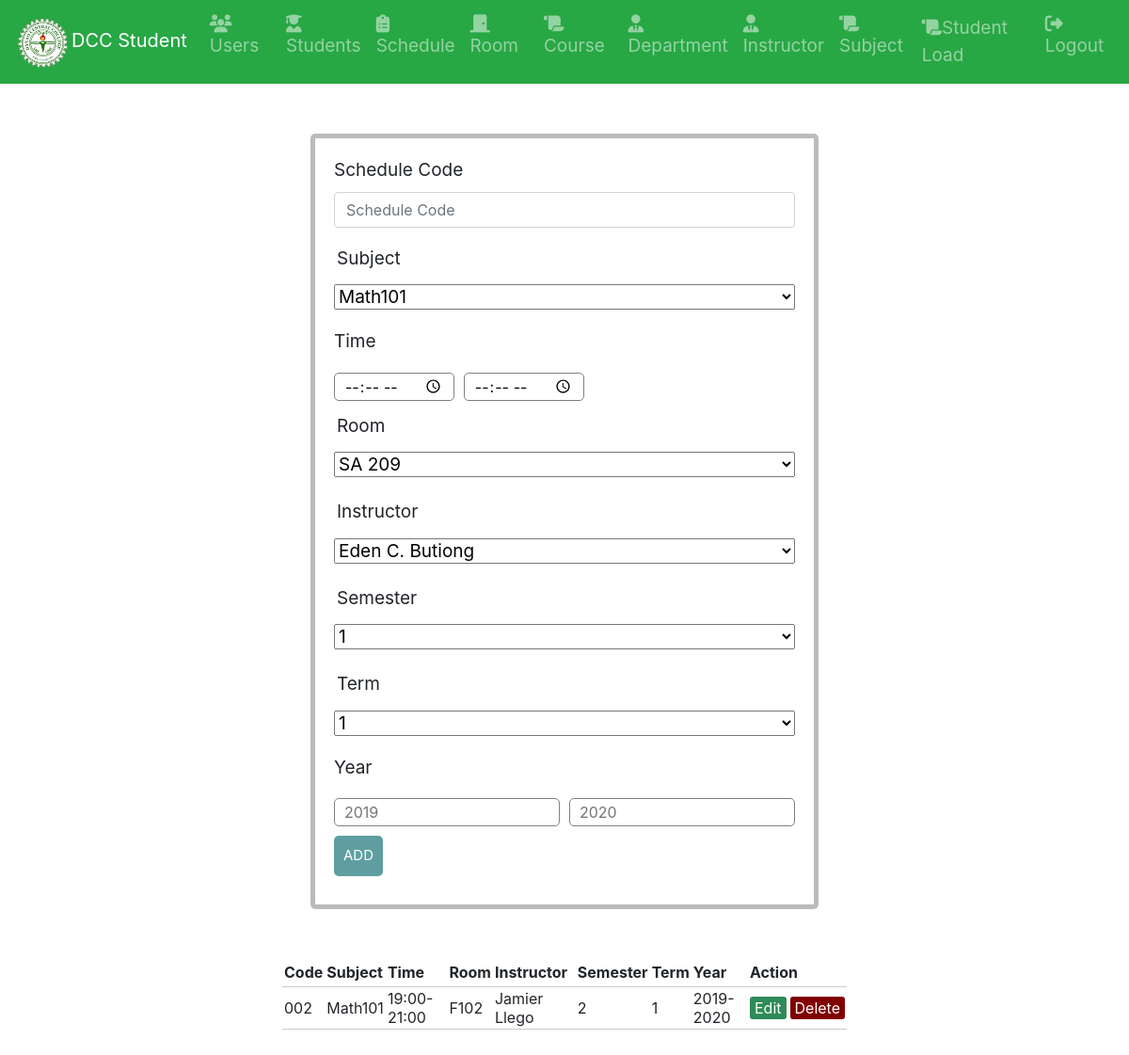
The page /sched.php (signed in) on the database its author committed.
### tables this page shows
CREATE TABLE `Schedule` (
  `ID` int(11) NOT NULL AUTO_INCREMENT,
  `Code` varchar(45) DEFAULT NULL,
  `Subject` varchar(50) DEFAULT NULL,
  `Time` varchar(100) DEFAULT NULL,
  `Room` varchar(50) DEFAULT NULL,
  `Instructor` varchar(50) DEFAULT NULL,
  `Semester` varchar(50) DEFAULT NULL,
  `Term` varchar(50) DEFAULT NULL,
  `Year` varchar(50) DEFAULT NULL,
  PRIMARY KEY (`ID`)
);

### sched.php (the view, shortened to what this page needs)
<?php
include('db.php');
include 'navigation.php';
?>
<!DOCTYPE html>
<html>
    <head>
    <link rel="stylesheet" type="text/css" href="style.css">
    </head>
<body>
<?php
if($_SESSION['user'][4] == 'admin') {
?>
<?php
if(isset($_GET['edit'])) {
	$timee = explode('-', $_GET['Time']);
	$year = explode('-', $_GET['Year']);
	?>
	<form method="post" action="sched.php">
		<div class="form-group">
			<label>Schedule Code</label>
			<input type="text" value="<?php echo $_GET['Code'] ?>" class="form-control" name="schedCode" placeholder="Schedule Code">
		</div>
		<div class="input-group">
			<label>Subject</label>
			<select class="input-group" name="Subject">
                <?php
                $sql = "select * from Subject";
                $result = $conn->query($sql);
                if ($result->num_rows > 0) {
                    while ($row = $result->fetch_assoc()) {
						$subcode = $row['Subject_Code'];
                        ?>
                        <option <?php if ($_GET['Subject'] == $subcode) echo 'selected'; ?>>
                            <?php echo $subcode;?>
                        </option>
                    <?php }} ?>
			</select>
		</div>
		<label>Time </label>
		<div class="input-group">
			<div class="form-row">
				<div class="col">
					<input type="time" name="TimeFrom" value="<?php echo $timee[0] ?>">
				</div>
				<div class="col">
					<input type="time" name="TimeTo" value="<?php echo $timee[1] ?>">
				</div>
			</div>
		</div>
        <div class="input-group">
			<label>Room</label>
			<select class="input-group" name="Room" id="exampleFormControlSelect1" value="<?php echo $_POST['gender']?>">
                <?php
                $sql = "select * from Room";
                $result = $conn->query($sql);
                if ($result->num_rows > 0) {
                    while ($row = $result->fetch_assoc()) {
						$roomname = $row['Room_Name'];
                        ?>
                        <option <?php if ($_GET['Room'] == $roomname) echo 'selected'; ?>>
                            <?php echo $roomname;?>
                        </option>
                    <?php }} ?>
                </select>
		</div>
		<div class="input-group">
			<label>Instructor</label>
			<input type="text" name="Instructor" value="<?php echo @$_GET['Instructor'] ?>">
		</div>
		<div class="input-group">
			<label>Semester</label>
			<select class="input-group" name="Semester" value="<?php echo $_POST['Semester']?>">
				<option  <?php if($_GET['Semester']=='1st Semester') echo 'selected'?>>1</option>
				<option  <?php if($_GET['Semester']=='2nd Semester') echo 'selected'?>>2</option>
            </select>
		</div>
		<div class="input-group">
			<label>Term</label>
			<select class="input-group" name="Term" value="<?php echo $_POST['Term']?>">
				<option  <?php if($_GET['Term']=='1st Term') echo 'selected'?>>1</option>
				<option  <?php if($_GET['Term']=='2nd Term') echo 'selected'?>>2</option>
            </select>
		</div>
		<label>Year</label>
		<div class="input-group">
			<div class="form-row">
				<div class="col">
					<input type="text" name="YearFrom" value="<?php echo $year[0] ?>">
				</div>
				<div class="col">
					<input type="text" name="YearTo" value="<?php echo $year[1] ?>">
				</div>
			</div>
		</div>
		<div class="input-group">
			<input type="text" name="ID" value="<?php echo @$_GET['id'] ?>" hidden>
			<button class="btn" type="submit" name="save">UPDATE</button>
		</div>
	</form>
<?php } if(!isset($_GET['edit'])) { ?>
	<form method="post" action="sched.php">
		<div class="form-group">
			<label>Schedule Code</label>
			<input type="text" class="form-control" name="schedCode" placeholder="Schedule Code">
		</div>
		<div class="input-group">
			<label>Subject</label>
			<select class="input-group" name="Subject">
                <?php
                $sql = "select * from Subject";
                $result = $conn->query($sql);
                if ($result->num_rows > 0) {
                    while ($row = $result->fetch_assoc()) {
						$subcode = $row['Subject_Code'];
                        ?>
                        <option>
                            <?php echo $subcode;?>
                        </option>
                    <?php }} ?>
			</select>
		</div>
		<label>Time </label>
		<div class="input-group">
			<div class="form-row">
				<div class="col">
					<input type="time" name="TimeFrom">
				</div>
				<div class="col">
					<input type="time" name="TimeTo">
				</div>
			</div>
		</div>
        <div class="input-group">
			<label>Room</label>
			<select class="input-group" name="Room" value="<?php echo $_POST['Room']?>">
                <?php
                $sql = "select * from Room";
                $result = $conn->query($sql);
                if ($result->num_rows > 0) {
                    while ($row = $result->fetch_assoc()) {
                        $roomname = $row['Room_Name'];
                        ?>
                        <option>
                            <?php echo $roomname; ?>
                        </option>
                    <?php }} ?>
                </select>
		</div>
		<div class="input-group">
			<label>Instructor</label>
			<select class="input-group" name="Instructor" value="<?php echo $_POST['Instructor']?>">
                <?php
                $sql = "select * from instructor";
                $result = $conn->query($sql);
                if ($result->num_rows > 0) {
                    while ($row = $result->fetch_assoc()) {
                        $instructor = $row['InstructorName'];
                        ?>
                        <option>
                            <?php echo $instructor; ?>
                        </option>
                    <?php }} ?>
                </select>
		</div>
		<div class="input-group">
			<label>Semester</label>
			<select class="input-group" name="Semester" value="<?php echo $_POST['Semester']?>">
				<option>1</option>
            </select>
		</div>
		<div class="input-group">
			<label>Term</label>
			<select class="input-group" name="Term" value="<?php echo $_POST['Term']?>">
				<option>1</option>
            </select>
		</div>
		<label>Year</label>
		<div class="input-group">
			<div class="form-row">
				<div class="col">
					<input type="number" name="YearFrom" placeholder="2019">
				</div>
				<div class="col">
					<input type="number" name="YearTo" placeholder="2020">
				</div>
			</div>
		</div>
		<div class="input-group">
			<button class="btn" type="submit" name="save">ADD</button>
		</div>
	</form>
<?php } ?>
<?php } ?>
<table>
	<thead>
		<tr>
			<th>Code</th>
			<th>Subject</th>
			<th>Time</th>
			<th>Room</th>
			<th>Instructor</th>
			<th>Semester</th>
			<th>Term</th>
			<th>Year</th>
			<?php
				if($_SESSION['user'][4] == 'admin') {
			?>
			<th colspan="2">Action</th>
			<?php } ?>
		</tr>
	</thead>
    <?php
    $sql = "select * from Schedule";
    $result = $conn->query($sql);
    if ($result->num_rows > 0) {
        while ($row = $result->fetch_assoc()) { ?>
		<tr>
			<td><?php echo $row['Code']; ?></td>
			<td><?php echo $row['Subject']; ?></td>
			<td><?php echo $row['Time']; ?></td>
			<td><?php echo $row['Room']; ?></td>
			<td><?php echo $row['Instructor']; ?></td>
			<td><?php echo $row['Semester']; ?></td>
			<td><?php echo $row['Term']; ?></td>
			<td><?php echo $row['Year']; ?></td>
			<?php
				if($_SESSION['user'][4] == 'admin') {
			?>
			<td>
                <a href="sched.php?edit=true&id=<?php echo $row['ID'] ?>&Code=<?php echo $row['Code'] ?>&Subject=<?php echo $row['Subject'] ?>&Time=<?php echo $row['Time'] ?>&Room=<?php echo $row['Room'] ?>&Instructor=<?php echo $row['Instructor'] ?>&Semester=<?php echo $row['Semester'] ?>&Term=<?php echo $row['Term'] ?>&Year=<?php echo $row['Year'] ?>" class="edit_btn">Edit</a>
			</td>
			<td>
				<a href="sched.php?delete=<?php echo $row['ID']; ?>" class="del_btn">Delete</a>
			</td>
				<?php } ?>
		</tr>
    <?php }
    } ?>
</table>
    </body>
</html>

### style.css (style rules this page uses)
body { font-size: 19px; }
table { width: 50%; margin: 30px auto; border-collapse: collapse; text-align: left; }
tr { border-bottom: 1px solid #cbcbcb; }
th, td { border: none; height: 30px; padding: 2px; }
form { width: 45%; margin: 53px auto; text-align: left; padding: 20px; border: 5px solid #bbbbbb; border-radius: 5px; }
.input-group { margin: 10px 0px 10px 0px; }
.input-group label { display: block; text-align: left; margin: 3px; }
.input-group input { height: 30px; width: 100%; padding: 5px 10px; font-size: 16px; border-radius: 5px; border: 1px solid gray; }
.btn { padding: 10px; font-size: 15px; color: white; background: #5f9ea0; border: none; border-radius: 5px; }
.edit_btn { text-decoration: none; padding: 2px 5px; background: #2e8b57; color: white; border-radius: 3px; }
.del_btn { text-decoration: none; padding: 2px 5px; color: white; border-radius: 3px; background: #800000; }

### rows shown on the page
schedule: Code "002", Subject "Math101", Time "19:00-21:00", Room "F102", Instructor "Jamier Llego", Semester "2", Term "1", Year "2019-2020"

### other values the page prints
form field Subject "Math101"
form field Room "SA 209"
form field Instructor "Eden C. Butiong"
